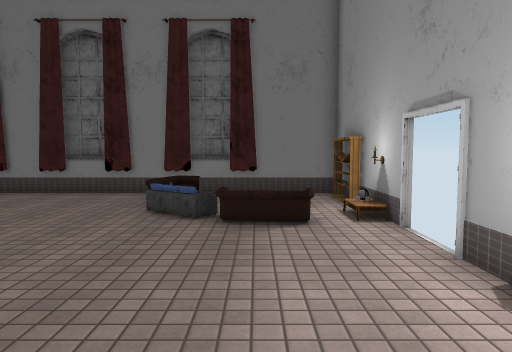
[1] (above)

12 first-person views from a walk through a scene from a Unity 3-D project. The camera is 1.5 m above the floor, tilts 4° down and sees 70° across. The floor is counted in squares, 1 m on a side. Each view is taken from the middle of a square. On the plan, view 1 faces up. The plan holds only what a view shows up to about 16 squares ahead; the rest is blank. Some animated figures are not drawn. Door leaves are left out, so doorways stand open. Some surface patterns are stand-ins.

[2]
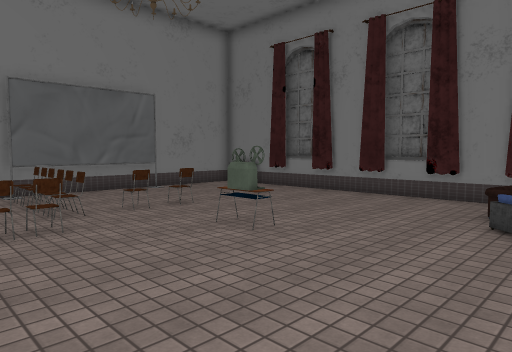

[3]
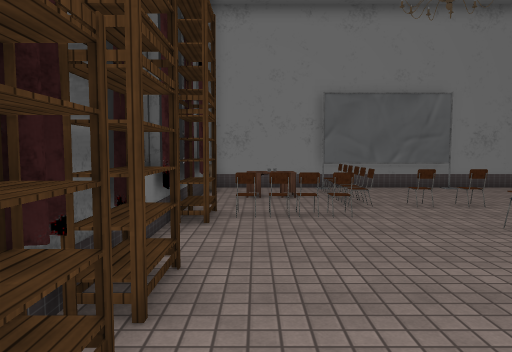

[4]
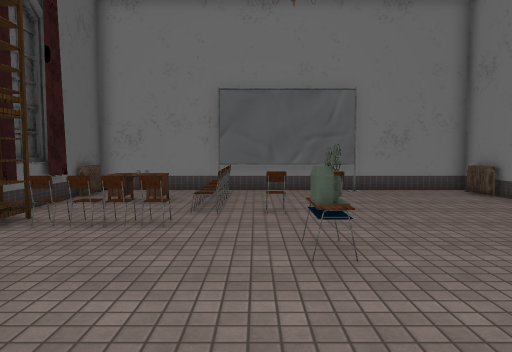

[5]
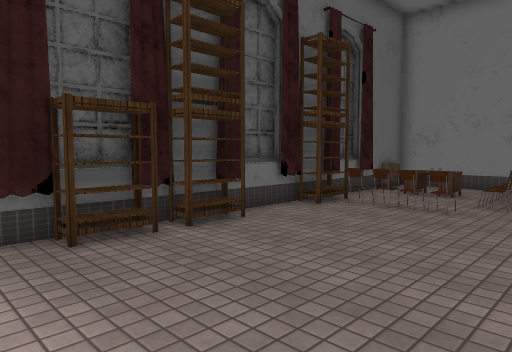

[6]
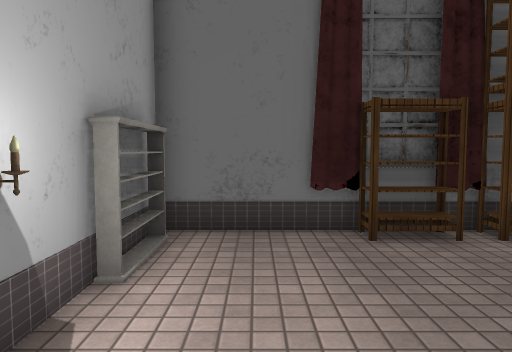

[7]
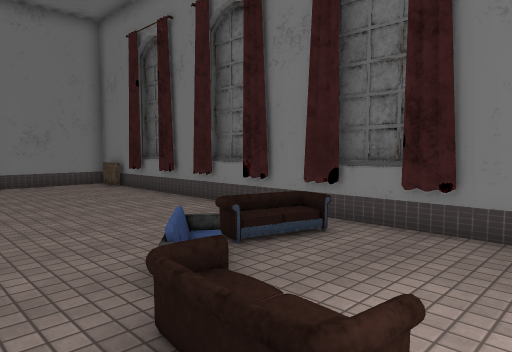

[8]
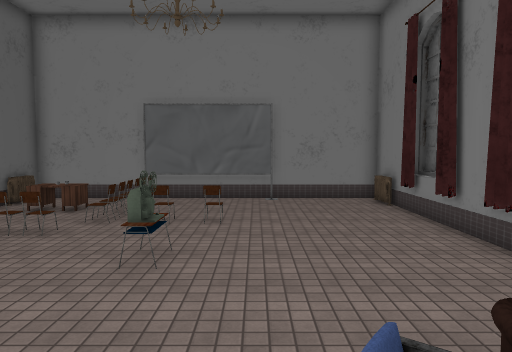

[9]
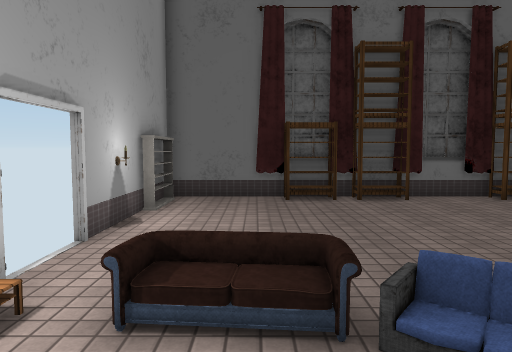

[10]
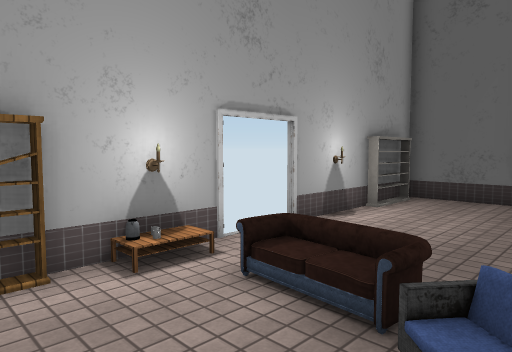

[11]
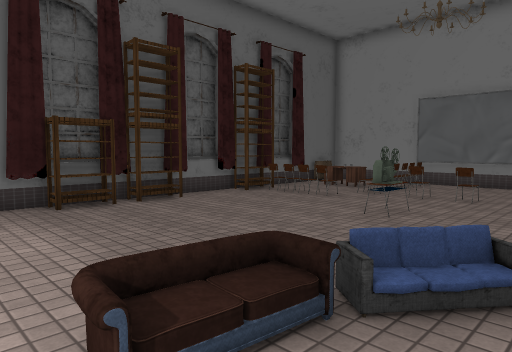

[12]
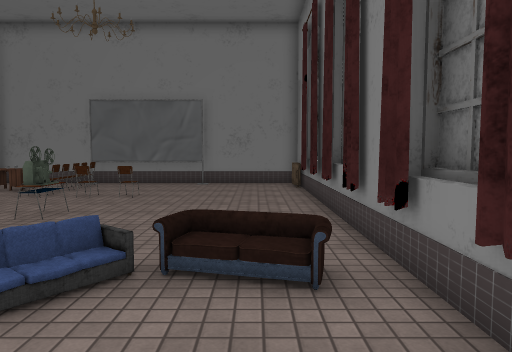

### Floor plan
Key: @ floor where view 1 was taken; # wall or solid block; . floor; / step, stairs or slope; D open door; = window, fence, low wall or low ledge; S sofa; C chair; T table; H shelf; E heater; O other object.
Columns run from 15 left of view 1 to 3 right of it. Each row starts with its distance up from view 1.
 13 #E#################
 12 #............=....#
 11 #...........S.....O
 10 #...........SS....#
  9 #............S/../#
  8 ##.........../S///#
  7 ##...C........./..D
  6 ##......T#........D
  5 ##...C............D
  4 #OOOOC............#
  3 # .....C..........#
  2 #..O...C..........#
  1 #..O...C..........#
  0 #..   HH...HHHH@..#
 -1 #E#################

Where each view was taken, in squares from view 1:
view 1: 0 up, 0 right, facing up
view 2: 1 up, 1 left, facing up-left
view 3: 1 up, 0 right, facing left
view 4: 5 up, 1 left, facing left
view 5: 6 up, 1 right, facing down-left
view 6: 6 up, 1 right, facing down
view 7: 6 up, 2 right, facing up-left
view 8: 8 up, 0 right, facing left
view 9: 11 up, 0 right, facing down
view 10: 11 up, 2 left, facing down-right
view 11: 10 up, 2 right, facing down-left
view 12: 11 up, 2 right, facing left
